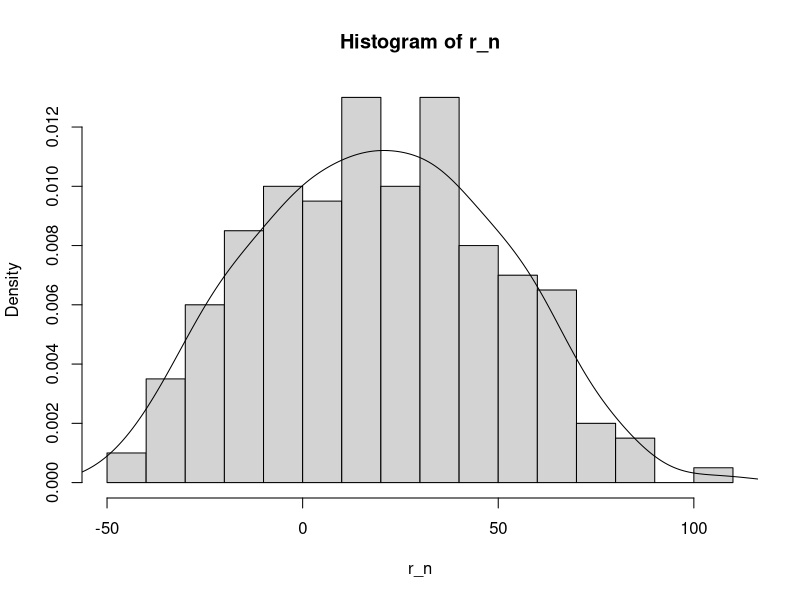
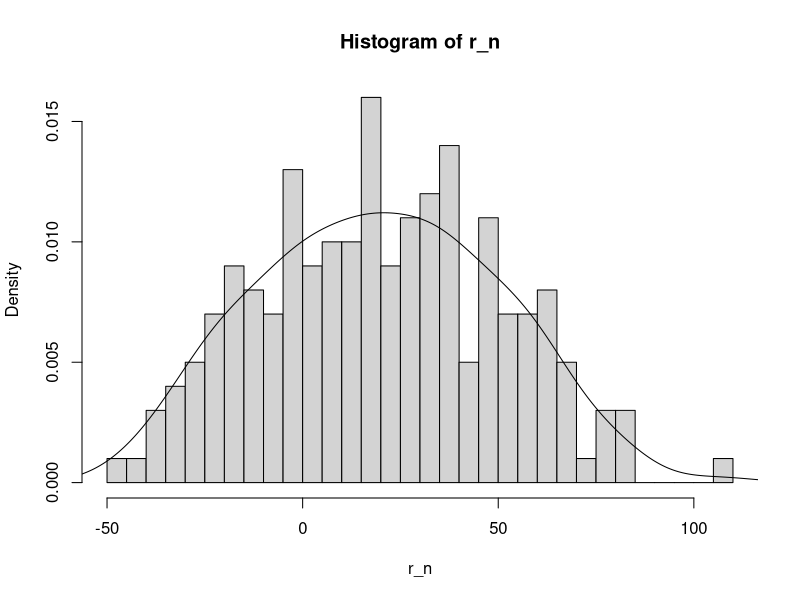
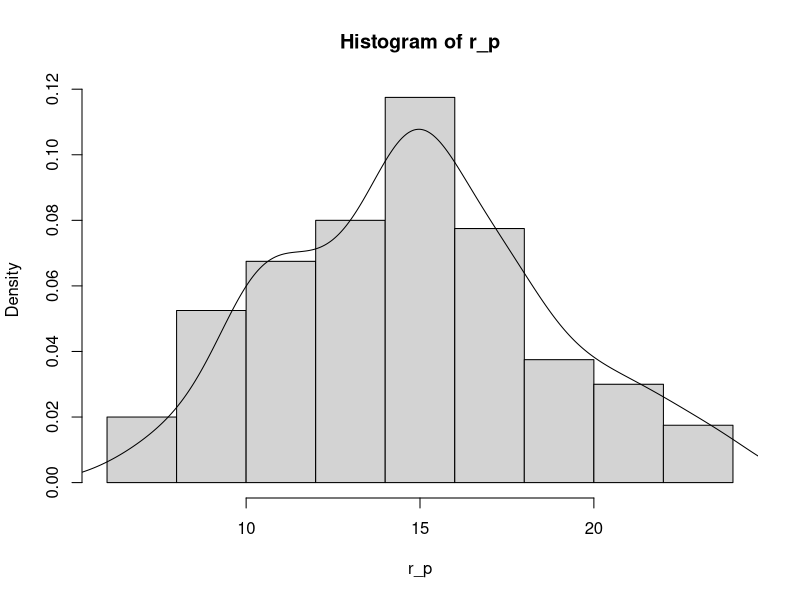
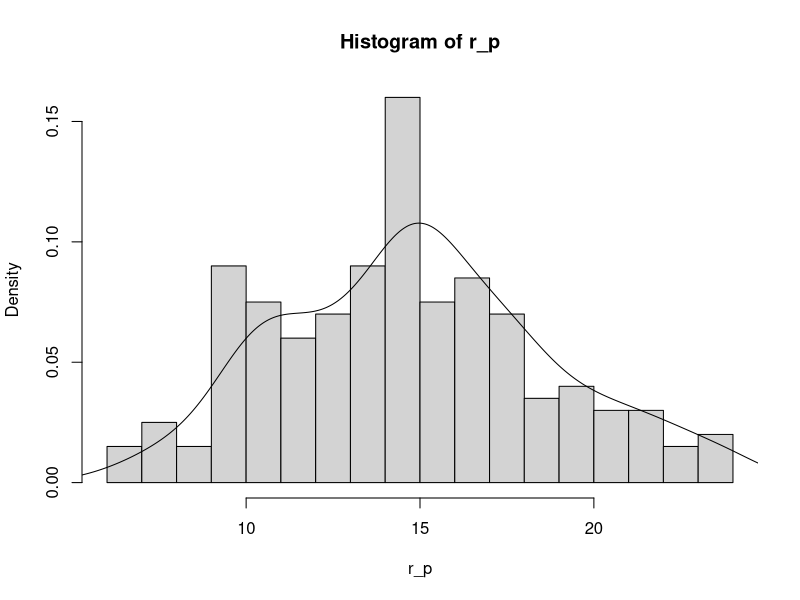
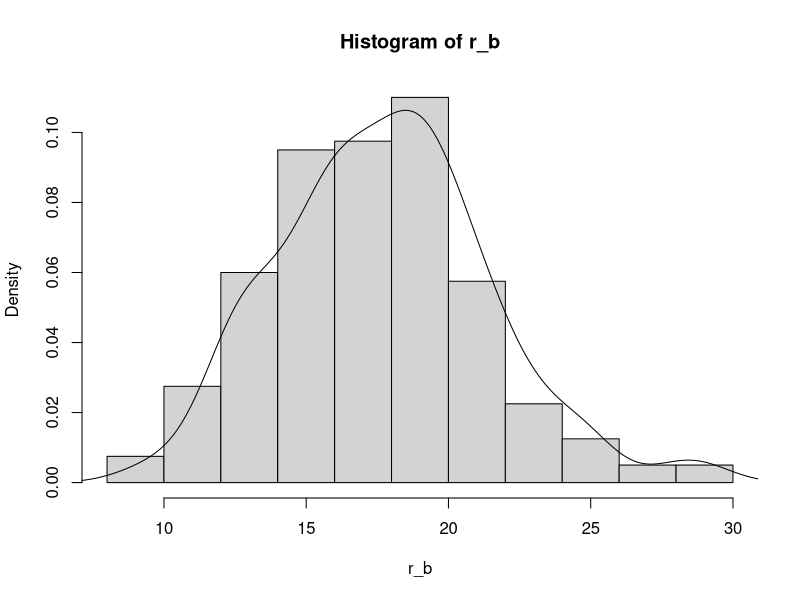
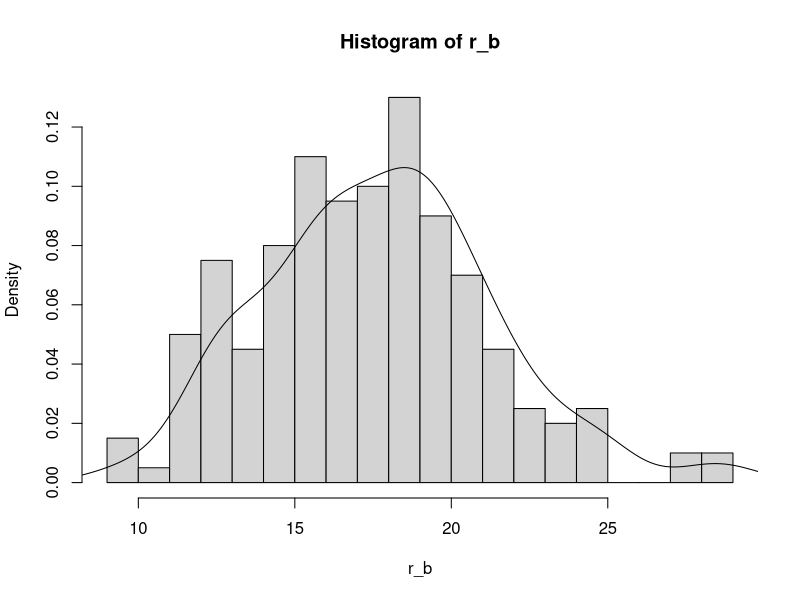

Here is the R script that generated these plots, in order:
## ---- chunk 1
knitr::opts_knit$set(root.dir = 'D:/Code/R/Homework/First_lab/')
## ---- chunk 2
r_n <- rnorm(200, 20, 30)
## ---- chunk 3
summary(r_n)
## ---- chunk 4
mean(r_n)
## ---- chunk 5
median(r_n)
## ---- chunk 6
find_mode <- function (x) {
 u <- unique(x)
 tab <- tabulate(match(x, u))
 u[tab == max(tab)]
}
## ---- chunk 7
find_mode(round(r_n))
## ---- chunk 8
var(r_n)
## ---- chunk 9
sd(r_n)
## ---- chunk 10
hist(r_n, freq = FALSE, breaks = 15)
lines(density(r_n))
## ---- chunk 11
hist(r_n, freq=FALSE, breaks=30)
lines(density(r_n))
## ---- chunk 12
r_p <- rpois(200, lambda=15)
## ---- chunk 13
summary(r_p)
## ---- chunk 14
mean(r_p)
## ---- chunk 15
median(r_p)
## ---- chunk 16
find_mode(r_p)
## ---- chunk 17
var(r_p)
## ---- chunk 18
sd(r_p)
## ---- chunk 19
hist(r_p, freq = FALSE, breaks = 10)
lines(density(r_p))
## ---- chunk 20
hist(r_p, freq = FALSE, breaks = 20)
lines(density(r_p))
## ---- chunk 21
r_b <- rbinom(200, 100, .175)
## ---- chunk 22
summary(r_b)
## ---- chunk 23
mean(r_b)
## ---- chunk 24
median(r_b)
## ---- chunk 25
find_mode(r_b)
## ---- chunk 26
var(r_b)
## ---- chunk 27
sd(r_b)
## ---- chunk 28
hist(r_b, freq = FALSE, breaks = 10)
lines(density(r_b))
## ---- chunk 29
hist(r_b, freq = FALSE, breaks = 20)
lines(density(r_b))
